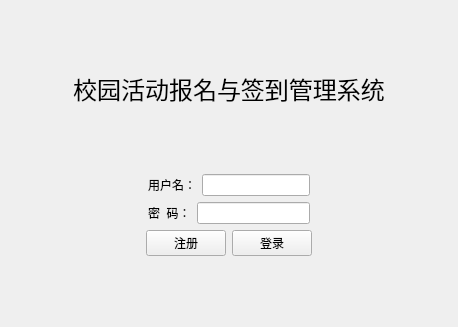
<?xml version="1.0" encoding="UTF-8"?>
<ui version="4.0">
 <class>LoginView</class>
 <widget class="QWidget" name="LoginView">
  <property name="geometry">
   <rect>
    <x>0</x>
    <y>0</y>
    <width>458</width>
    <height>327</height>
   </rect>
  </property>
  <property name="windowTitle">
   <string>登录</string>
  </property>
  <layout class="QVBoxLayout" name="verticalLayout_2">
   <item>
    <spacer name="verticalSpacer">
     <property name="orientation">
      <enum>Qt::Vertical</enum>
     </property>
     <property name="sizeHint" stdset="0">
      <size>
       <width>20</width>
       <height>46</height>
      </size>
     </property>
    </spacer>
   </item>
   <item>
    <widget class="QLabel" name="label">
     <property name="font">
      <font>
       <family>楷体</family>
       <pointsize>18</pointsize>
      </font>
     </property>
     <property name="text">
      <string>校园活动报名与签到管理系统</string>
     </property>
     <property name="alignment">
      <set>Qt::AlignCenter</set>
     </property>
    </widget>
   </item>
   <item>
    <spacer name="verticalSpacer_2">
     <property name="orientation">
      <enum>Qt::Vertical</enum>
     </property>
     <property name="sizeHint" stdset="0">
      <size>
       <width>20</width>
       <height>47</height>
      </size>
     </property>
    </spacer>
   </item>
   <item>
    <layout class="QHBoxLayout" name="horizontalLayout_4">
     <item>
      <spacer name="horizontalSpacer">
       <property name="orientation">
        <enum>Qt::Horizontal</enum>
       </property>
       <property name="sizeHint" stdset="0">
        <size>
         <width>40</width>
         <height>20</height>
        </size>
       </property>
      </spacer>
     </item>
     <item>
      <layout class="QVBoxLayout" name="verticalLayout">
       <item>
        <layout class="QHBoxLayout" name="horizontalLayout">
         <item>
          <widget class="QLabel" name="label_2">
           <property name="text">
            <string>用户名：</string>
           </property>
          </widget>
         </item>
         <item>
          <widget class="QLineEdit" name="EditUsername"/>
         </item>
        </layout>
       </item>
       <item>
        <layout class="QHBoxLayout" name="horizontalLayout_2">
         <item>
          <widget class="QLabel" name="label_3">
           <property name="text">
            <string>密  码：</string>
           </property>
          </widget>
         </item>
         <item>
          <widget class="QLineEdit" name="EditPassword"/>
         </item>
        </layout>
       </item>
      </layout>
     </item>
     <item>
      <spacer name="horizontalSpacer_2">
       <property name="orientation">
        <enum>Qt::Horizontal</enum>
       </property>
       <property name="sizeHint" stdset="0">
        <size>
         <width>40</width>
         <height>20</height>
        </size>
       </property>
      </spacer>
     </item>
    </layout>
   </item>
   <item>
    <layout class="QHBoxLayout" name="horizontalLayout_5"/>
   </item>
   <item>
    <layout class="QHBoxLayout" name="horizontalLayout_3">
     <item>
      <spacer name="horizontalSpacer_3">
       <property name="orientation">
        <enum>Qt::Horizontal</enum>
       </property>
       <property name="sizeHint" stdset="0">
        <size>
         <width>40</width>
         <height>20</height>
        </size>
       </property>
      </spacer>
     </item>
     <item>
      <widget class="QPushButton" name="pushButton">
       <property name="text">
        <string>注册</string>
       </property>
      </widget>
     </item>
     <item>
      <widget class="QPushButton" name="btnlogin">
       <property name="text">
        <string>登录</string>
       </property>
      </widget>
     </item>
     <item>
      <spacer name="horizontalSpacer_4">
       <property name="orientation">
        <enum>Qt::Horizontal</enum>
       </property>
       <property name="sizeHint" stdset="0">
        <size>
         <width>40</width>
         <height>20</height>
        </size>
       </property>
      </spacer>
     </item>
    </layout>
   </item>
   <item>
    <spacer name="verticalSpacer_3">
     <property name="orientation">
      <enum>Qt::Vertical</enum>
     </property>
     <property name="sizeHint" stdset="0">
      <size>
       <width>20</width>
       <height>46</height>
      </size>
     </property>
    </spacer>
   </item>
  </layout>
 </widget>
 <resources/>
 <connections/>
</ui>
